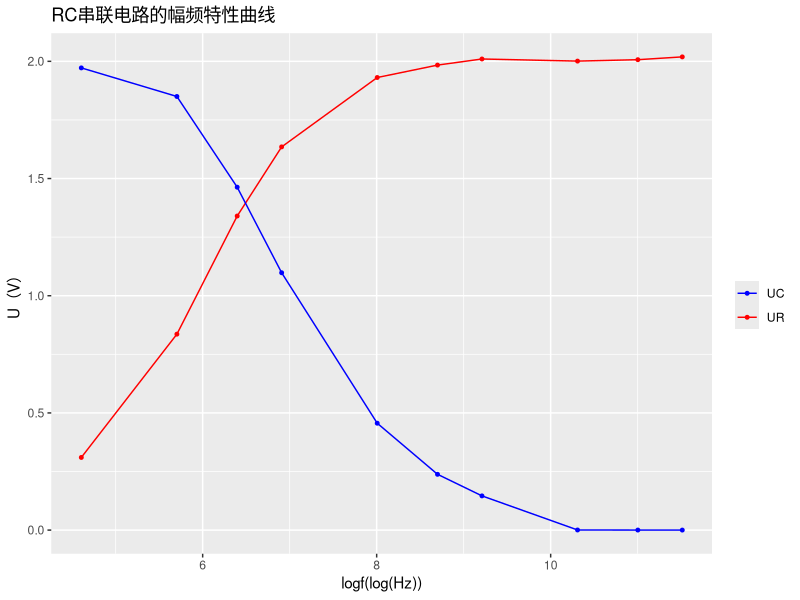
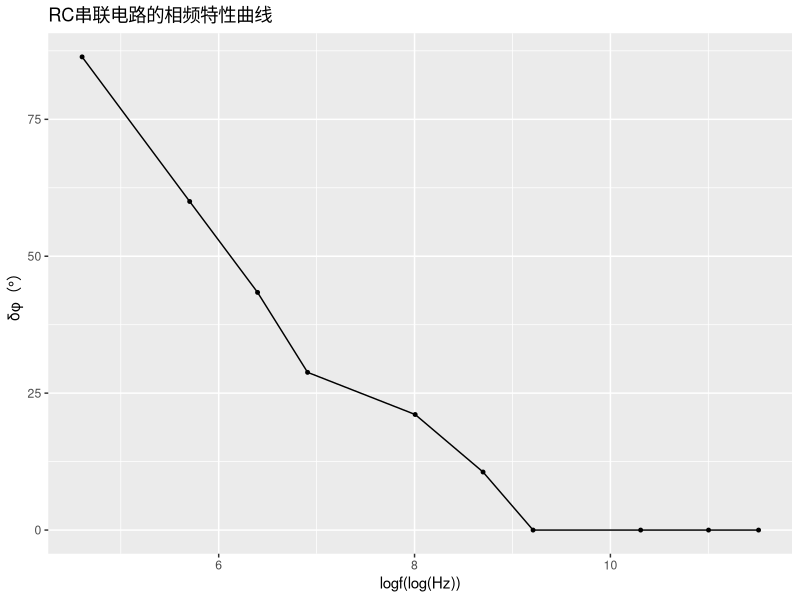
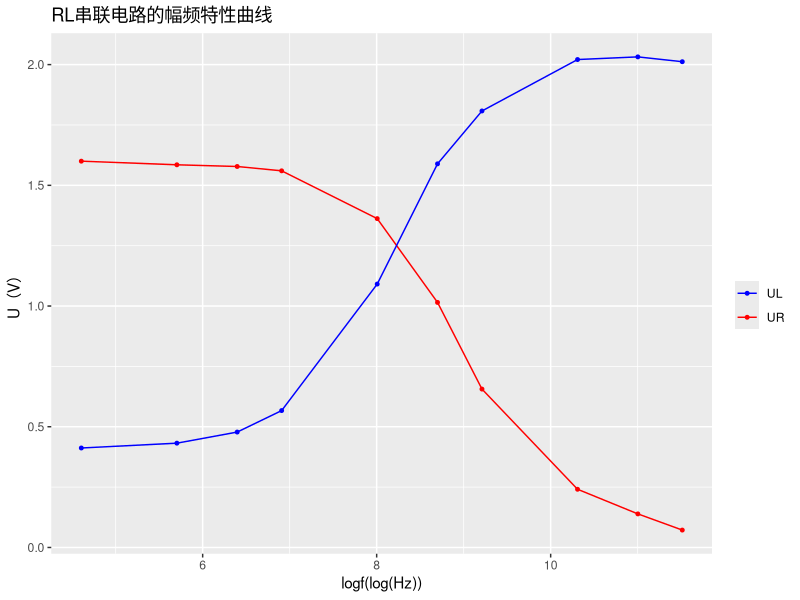
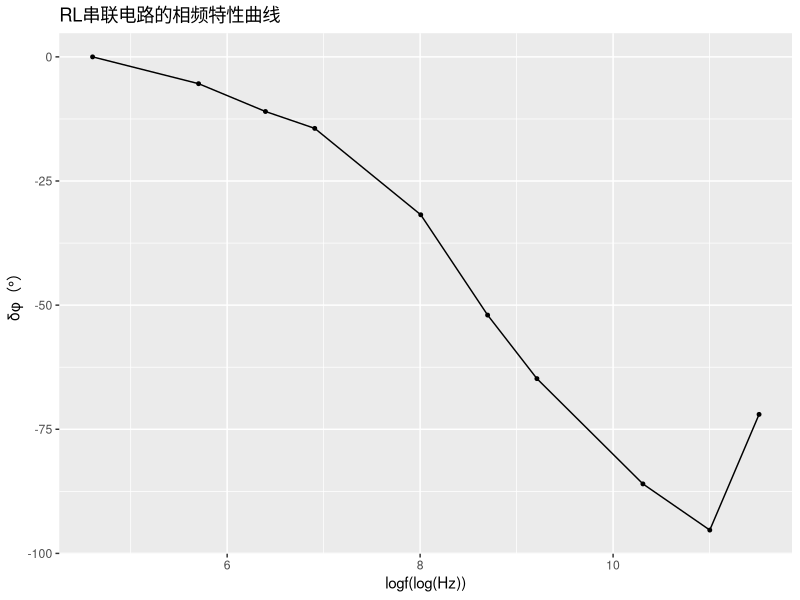
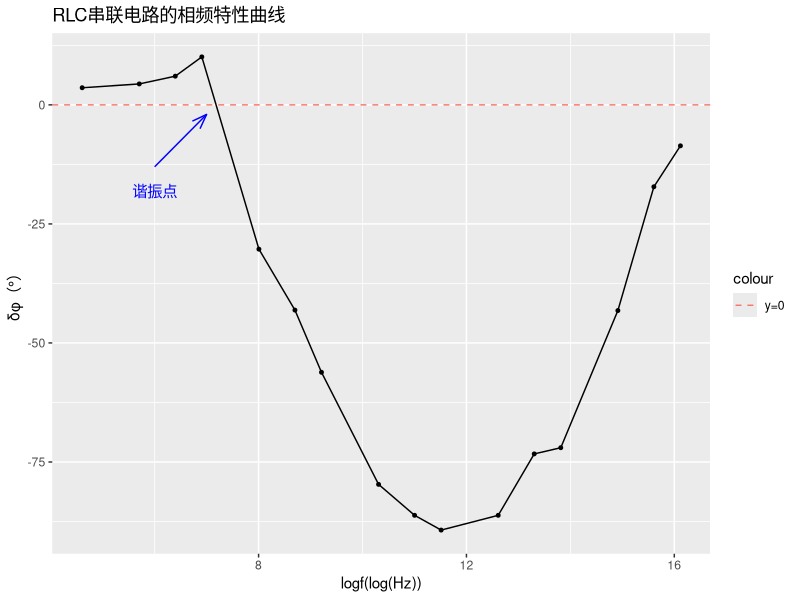

The R source for these figures, in order:
## ---- chunk 1
f1<-c(100,300,600,1000,3000,6000,10000,30000,60000,100000)
F1<-log(f1)
UC<-c(1.972,1.85,1.463,1.098,0.456,0.238,0.146,4.88*10^(-4),2.19*10^(-4),1.09*10^(-4))
UR1<-c(0.310,0.836,1.340,1.635,1.931,1.984,2.01,2.001,2.007,2.019)
Fa1<-c(86.4,60,43.4,28.8,21.1,10.6,0,0,0,0)
UL<-c(0.412,0.432,0.478,0.567,1.091,1.589,1.808,2.021,2.032,2.012)
UR2<-c(1.6,1.585,1.578,1.56,1.362,1.015,0.656,0.241,0.139,0.072)
Fa2<-c(0,-5.4,-11,-14.4,-31.8,-52,-64.8,-86,-95.3,-72)
f2<-c(100,300,600,1000,3000,6000,10000,30000,60000,100000,300000,600000,1000000,3000000,6000000,10000000)
F2<-log(f2)
Fa3<-c(3.6,4.4,6.03,10.08,-30.3,-43.1,-56.16,-79.7,-86.2,-89.3,-86.2,-73.3,-72,-43.2,-17.2,-8.6)
A<-as.data.frame(cbind(F1,UC,UR1,Fa1,UL,UR2,Fa2))
B<-as.data.frame(cbind(F2,Fa3))
A
B
## ---- chunk 2
library(ggplot2)
ggplot()+geom_line(data = A,aes(x = F1,y = UR1,colour = "UR"),size=.5)+
  geom_point(data = A,aes(x = F1,y = UR1,colour = "UR"),size=1)+
  
  geom_line(data = A,aes(x = F1,y = UC,colour ="UC"),size=.5) + 
  geom_point(data = A,aes(x =F1 ,y = UC,colour = "UC"),size=1)+
  scale_colour_manual("",values = c("UR" = "red","UC" = "blue"))+
  xlab("logf(log(Hz))")+ylab("U（V）")+
  ggtitle("RC串联电路的幅频特性曲线")
## ---- chunk 3
ggplot()+geom_line(data = A,aes(x = F1,y = Fa1),size=.5)+
  geom_point(data = A,aes(x = F1,y = Fa1),size=1)+
  xlab("logf(log(Hz))")+ylab("δφ（°）")+
  ggtitle("RC串联电路的相频特性曲线")
## ---- chunk 4
ggplot()+geom_line(data = A,aes(x = F1,y = UR2,colour = "UR"),size=.5)+
  geom_point(data = A,aes(x = F1,y = UR2,colour = "UR"),size=1)+
  
  geom_line(data = A,aes(x = F1,y = UL,colour ="UL"),size=.5) + 
  geom_point(data = A,aes(x =F1 ,y = UL,colour = "UL"),size=1)+
  scale_colour_manual("",values = c("UR" = "red","UL" = "blue"))+
  xlab("logf(log(Hz))")+ylab("U（V）")+
  ggtitle("RL串联电路的幅频特性曲线")

## ---- chunk 5
ggplot()+geom_line(data = A,aes(x = F1,y = Fa2),size=.5)+
  geom_point(data = A,aes(x = F1,y = Fa2),size=1)+
  xlab("logf(log(Hz))")+ylab("δφ（°）")+
  ggtitle("RL串联电路的相频特性曲线")

## ---- chunk 6
ggplot()+geom_line(data = B,aes(x = F2,y = Fa3),size=.5)+
  geom_point(data = B,aes(x = F2,y = Fa3),size=1)+
  xlab("logf(log(Hz))")+ylab("δφ（°）")+
  ggtitle("RLC串联电路的相频特性曲线")+
  geom_hline(aes(yintercept = 0, color="y=0"), linetype="dashed")+
  annotate(geom = "line",
           x = c(6, 7),
           y = c(-13, -2),
           arrow = arrow(angle = 20, length = unit(4, "mm")),color="blue") +
  annotate(geom = "text",
           x = 6, y = -18,
           label = "谐振点",color="blue")
